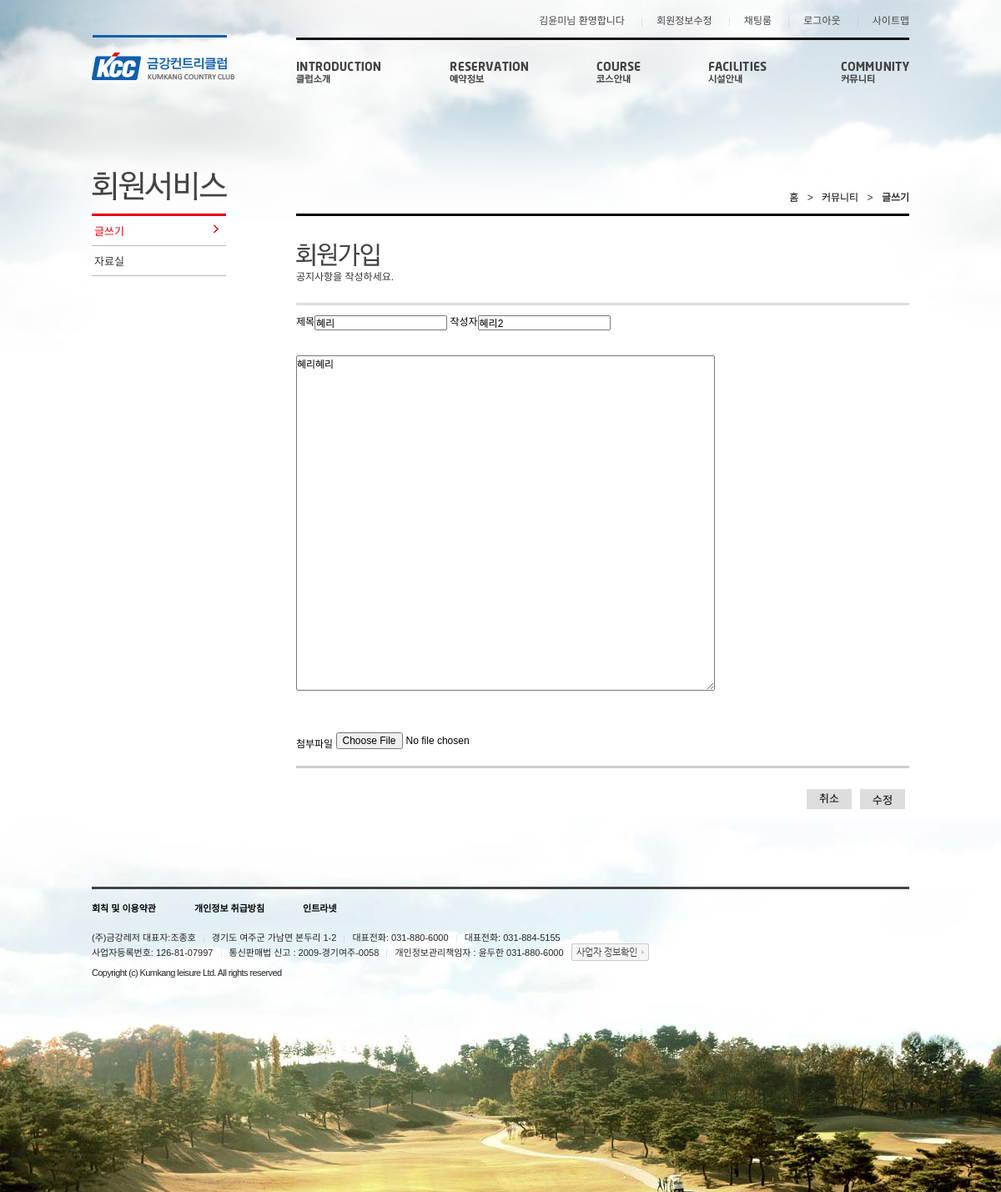
/161028/modified.php?idx=58, run on the app's committed database.
### tables this page shows
CREATE TABLE `board` (
  `idx` int(11) NOT NULL,
  `writer` varchar(200) NOT NULL,
  `title` varchar(200) NOT NULL,
  `date` timestamp NOT NULL DEFAULT CURRENT_TIMESTAMP ON UPDATE CURRENT_TIMESTAMP,
  `count` varchar(200) NOT NULL,
  `content` varchar(200) NOT NULL,
  `upload` varchar(200) NOT NULL
);

### 161028/modified.php (the view, shortened to what this page needs)
<?php
    require_once 'inc/header.php';
    include "db.php";
    $sql = "select * from board where idx='{$_GET['idx']}'";
    $se = $pdo->prepare($sql);
    $se -> execute();
    $re = $se->fetchAll();
?>
	<div id="container">
		<div id="content">
				<div class="sub_con">
				<div class="left_con">
					<h2 class="sp_sub lnb_title">회원서비스</h2>
					<ul class="lnb">
					<li><a href="#" class="selected_hard">글쓰기<span class="sp_sub select_ico"></span></a></li>
					<li><a href="#">자료실<span class="sp_sub select_ico"></span></a></li>
					</ul>
				</div>
				<div class="right_con">
					<p class="pg_nav">
						<a href="#">홈</a>
						<span>&gt;</span>
						<a href="#">커뮤니티</a>
						<span>&gt;</span>
						<strong>글쓰기</strong>
					</p>
                    <div class="join_wrap">
						<h3 class="sp_sub join_title">글쓰기</h3>
						<p class="mo_te">공지사항을 작성하세요.</p>
                          <?php
                            foreach($re as $ro){
                        ?>
                        <form action="modify.php?idx=<?=$ro['idx']?>" method="post">
                            <span>제목</span><input type="text" name="title" value="<?=$ro['title']?>">
                            <span>작성자</span><input type="text" name="writer" value="<?=$ro['writer']?>">
                            <textarea name="content" class="textaaa" cols="30" rows="10"><?=$ro['content']?></textarea>
                            <div class="insert">
                                <label for="insert">첨부파일</label>
                                <input type="file" name="upload" class="insert">
                            </div>
                            <div class="btn_area">
                                <div class="btn_view">
                                    <button type="submit">수정</button>
                                </div>
                                <div class="btn_view">
                                    <a href="sub1.php">취소</a>
                                </div>
					        </div>
                        </form>
                        <?php
                            }
                        ?>
				</div>
            </div>
        </div>
    </div>
</div>
	<div id="footer">
		<div class="f_inner">
			<p class="policy_sub">
				<a href="#">회칙 및 이용약관</a>
				<a href="#">개인정보 취급방침</a>
				<a href="#">인트라넷</a>
			</p>
			<div class="site_info">
				<p class="none_style">(주)금강레저 대표자:조종호</p>
				<p>경기도 여주군 가남면 본두리 1-2</p>
				<p>대표전화: 031-880-6000</p>
				<p>대표전화: 031-884-5155</p><br>
				<p class="none_style">사업자등록번호: 126-81-07997</p>
				<p>통신판매법 신고 : 2009-경기여주-0058</p>
				<p>개인정보관리책임자 : 윤두한 031-880-6000</p>
				<p><a href="#" class="licenseInfo sp_main">사업자 정보확인</a></p>
			</div>
			<address>Copyright (c) Kumkang leisure Ltd.  All rights reserved</address>
		</div>
	</div>
</div>
</body>
</html>

### 161028/css/kcc_style.css (style rules this page uses)
body,div,dl,dt,dd,ul,ol,li,h1,h2,h3,h4,h5,h6,form,label,blockquote,q,fieldset,legend,textarea,p,th,td,input,select,textarea,button { margin:0;padding:0 }
html,body { width:100%;height:100% }
body { font-family:'나눔고딕',NanumGothic,nanumG,'돋움',dotum,tahoma,sans-serif;font-size:12px;color:#000 }
h1,h2,h3,h4,h5,h6,strong,b,th { font-size:12px;font-weight:700 }
input,select,textarea { font-family:'나눔고딕',NanumGothic,nanumG,'돋움',dotum,Tahoma,sans-serif;font-size:12px;vertical-align:middle }
button { overflow:visible;border:0 none;background-color:transparent;vertical-align:middle;cursor:pointer }
address,caption,em { font-style:normal }
a { color:#000;text-decoration:none;cursor:pointer }
p { color:#333 }
.sp_main { display:block;overflow:hidden;background:url(../img/sp_main.png) no-repeat;text-indent:-9999px }
.sp_sub { display:inline-block;overflow:hidden;background:url(../img/sp_sub.png) no-repeat;text-indent:-9999px }
#header, #content, .f_inner { width:980px;margin:0 auto }
#content { position:relative }
#footer { background:url(../img/bg_footer.jpg) no-repeat 50% 0 }
.f_inner { padding:83px 0 257px;font-size:11px }
.policy_sub { padding-top:14px;border-top:3px solid #444 }
.policy a,.policy_sub a { padding-left:43px;color:#000;font-weight:bold }
.policy a:first-child,.policy_sub a:first-child { padding-left:0 }
.site_info { margin-top:19px }
.site_info:after { display:block;clear:both;content:"" }
.site_info p { display:inline;padding:0 6px 0 10px;background:url(../img/bg_bar.png) no-repeat 0 3px;line-height:18px;color:#232426 }
.site_info p.none_style { padding-left:0;background:none }
.site_info p:last-child { padding-right:0;background:none }
.licenseInfo { display:inline-block;width:93px;height:21px;margin:-3px 0 0 -10px;background-position:-419px 0;vertical-align:middle;text-indent:-9999px }
address { margin-top:8px;color:#232426;letter-spacing:-0.6px }
.sub_con { position:relative;width:100% }
.left_con { float:left;width:161px;border-top:3px solid #e60012 }
.right_con { margin-left:25%;border-top:3px solid #000 }
.lnb_title { position:absolute;top:-50px;left:0;width:162px;height:34px;background-position:0 0 }
.lnb li { border-bottom:1px solid #b7b7b7 }
.lnb li a { display:block;position:relative;padding:8px 3px 8px;color:#333;font-size:13px }
.lnb li a.selected,.lnb li a.selected_hard { color:#e60012 }
.lnb li a .select_ico { display:none }
.lnb li a.selected .select_ico, .lnb li a.selected_hard .select_ico { display:inline-block;position:absolute;top:11px;right:9px;width:6px;height:9px;background-position:-130px -40px }
.pg_nav { position:absolute;top:-29px;right:0 }
.pg_nav > span { padding:0 7px }
.join_wrap { margin-top:33px }
.join_title { width:100px;height:27px;background-position:0 -40px }
.btn_area { padding:29px 0 39px }
.btn_area { padding-top:20px;border-top:3px solid #ccc;text-align:right; }
.btn_area .btn_view { width:54px;height:24px;background-position:0 -171px;font-size:13px;color:#333;line-height:24px; float: right; text-align:center; margin: 5px; background: #ddd; }
.textaaa { width: 500px; height: 400px; margin-top: 30px; margin-bottom: 50px; }
.mo_te { padding-bottom: 24px; margin-bottom: 10px; border-bottom: 3px solid #ddd; }
.insert { margin-bottom: 10px; }

### data on the page
board: title "혜리", writer "혜리2", content "혜리혜리"
